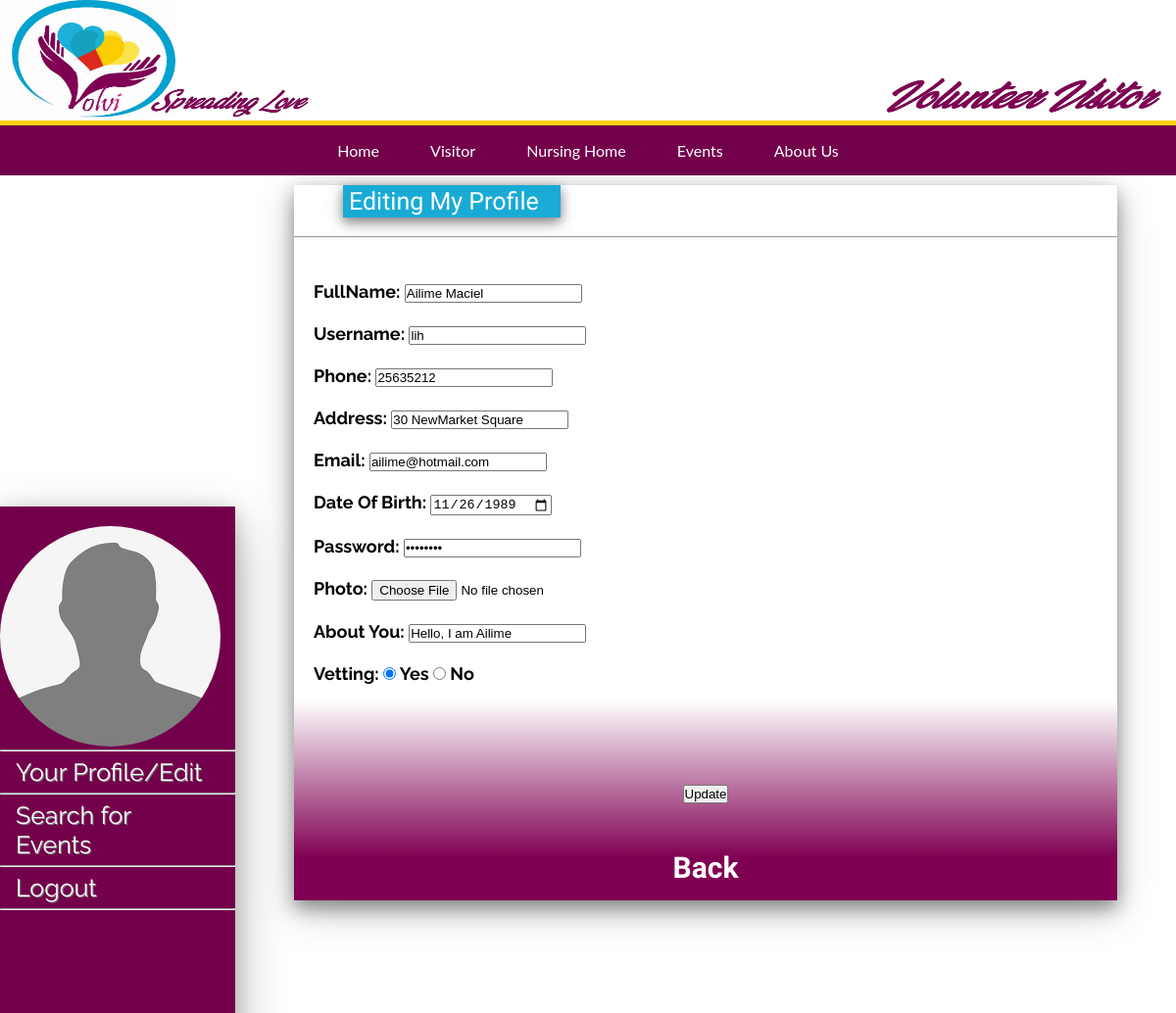
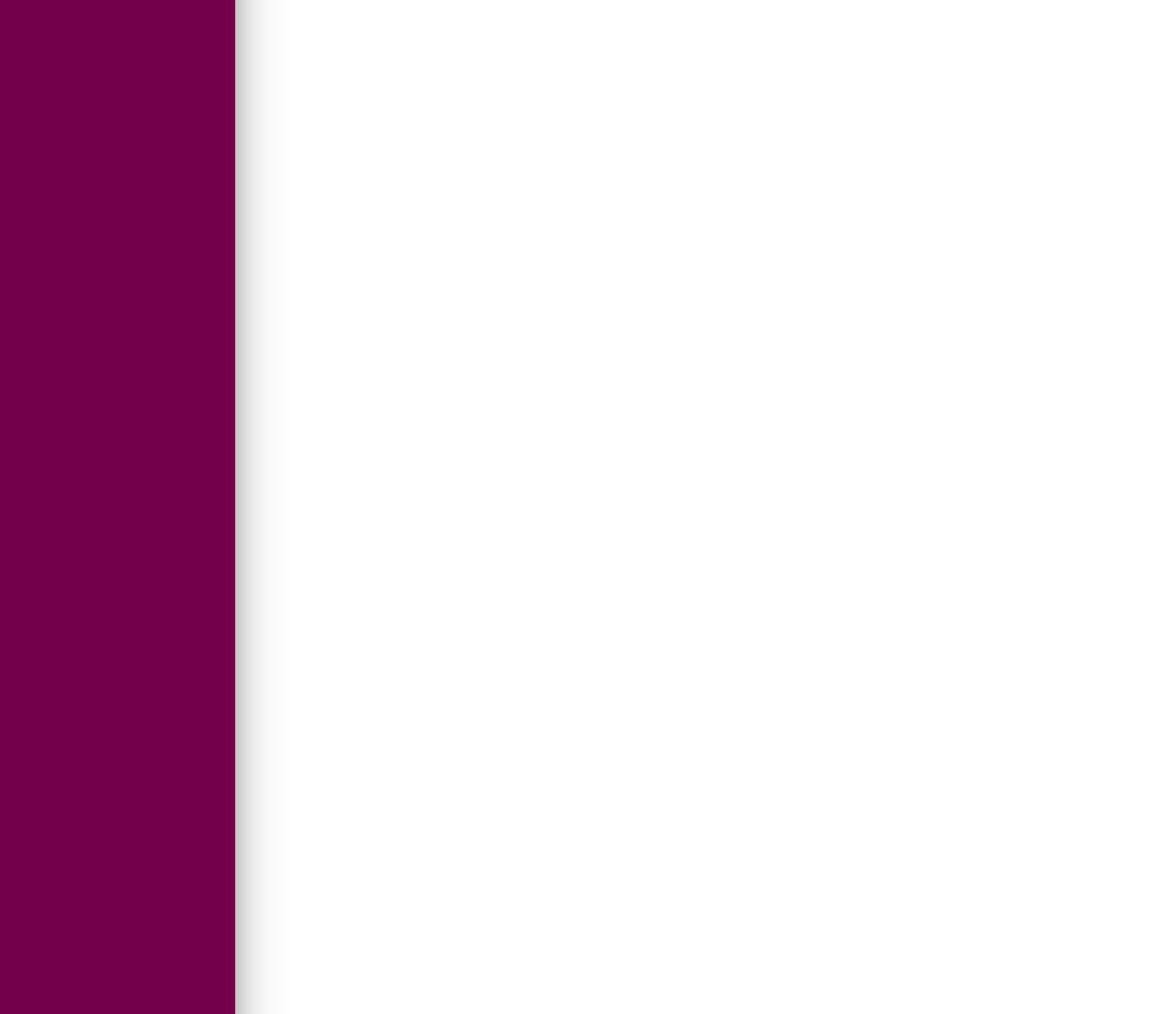
The app's page /VolviFinal/editProfile.php?Username=lih with its own data (2 pictures, top to bottom).
### tables this page shows
CREATE TABLE `users` (
  `User_ID` int(11) NOT NULL,
  `FullName` varchar(255) NOT NULL,
  `Username` varchar(255) NOT NULL,
  `Phone` int(30) NOT NULL,
  `Address` varchar(255) NOT NULL,
  `Email` varchar(255) NOT NULL,
  `DoB` date NOT NULL,
  `About` varchar(255) NOT NULL,
  `Password` varchar(255) NOT NULL,
  `Photo` blob NOT NULL,
  `Vetting` enum('Y','N') NOT NULL
);

### VolviFinal/editProfile.php (the view, shortened to what this page needs)
<html>
<body>
<div class="transbox">
<legend style="font-family:Kaushan Script; margin-left: 50px; font-size:25px;">Editing My Profile</legend> <br>
<?php
if (isset($_SESSION["Username"])){
echo '<b><h1> Hello<i> <b>'.$_SESSION["Username"].'</i> </b>this is your profile</h1>';}?><hr>
<br>
<?php
include('db.php');
	$Username = '';
if( isset( $_GET['Username'])) {
    $pus  = $_GET['Username'];
$stmt = $dbh->prepare("SELECT * FROM users WHERE Username= :pus");
$stmt->bindValue(':pus', $pus);
$stmt->execute();
$row = $stmt->fetch(PDO::FETCH_ASSOC);
$Username = $row['Username'];
$FullName = $row['FullName'];
$Phone = $row['Phone'];
$Address = $row['Address'];
$Email = $row['Email'];
$DoB = $row['DoB'];
$Password = $row['Password'];
$Photo = $row['Photo'];
$About = $row['About'];
$Vetting = $row['Vetting'];
}
?>
<div align='center'>
<form action="editProfile.php" method="post">
<h2>FullName: <input type="text" name="FullName" value="<?php echo $FullName; ?>" >  <br><br>
Username: <input type="text" name="Username" value="<?php echo $Username; ?>"  readonly/> <br><br>
Phone: <input type="text" name="Phone" value="<?php echo $Phone; ?>" ><br><br>
Address: <input type="text" name="Address" value="<?php echo $Address; ?>" > <br><br>
Email: <input type="text" name="Email" value="<?php echo $Email; ?>" > <br><br>
Date Of Birth: <input type="date" name="DoB" value="<?php echo $DoB; ?>" > <br><br>
Password: <input type="password" name="Password" value="<?php echo $Password; ?>"  > <br><br>
Photo: <input type="file" name="Photo" value="<?php echo $Photo; ?>" > <br><br>
About You: <input type="text" name="About" value="<?php echo $About; ?>" > <br><br>
Vetting: <input type="radio" name="Vetting" value="Y" <?php echo $Vetting =="Y";{ echo "checked";}?>/> Yes
		 <input type="radio" name="Vetting" value="N" <?php echo $Vetting =="N";{ echo "checked";}?>/> No <br><br></h2>
<br>
		 <br>
		 <input type="submit" name="update" value="Update">
		 <br>
		 <a href="loggedvisitor.php"><h5>Back</a></h5>
</div>
</body>
</html>

### VolviFinal/editProfile.php (style rules this page uses)
div.transbox { margin-left: 25%; border: none; background-image: linear-gradient(to top, #800053 6%, white, white 50%); box-shadow: 0 8px 18px 0 rgba(0, 0, 0, 0.4), 0 12px 40px 0 rgba(0, 0, 0, 0.19); margin-top: 10px; position: relative; margin-right: 25%; min-width: 70%; }
h5 { text-align: center; font-family: Kaushan Script; display: inline-block; font-size: 30px; position: absolut; }
h2 { margin: 5px 0 22px 0; text-align: justify; border-collapse: separate; padding: 20px; font-size: 18px; font-family: Raleway; white-space: nowrap; }
legend { color: white; background: rgba(0, 162, 209, 0.9); border: none; padding: 2px 6px; max-width: 25%; box-shadow: 0 4px 10px 0 rgba(0, 0, 0, 0.4), 0 6px 20px 0 rgba(0, 0, 0, 0.19); }

### records on screen
users: FullName "Ailime Maciel", Username "lih", Phone "25635212", Address "30 NewMarket Square", Email "ailime@hotmail.com", DoB "11/26/1989", About "Hello, I am Ailime"
